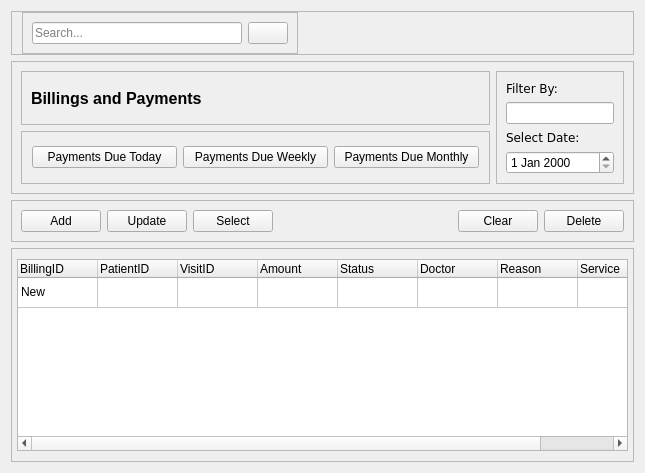
            <widget class="QWidget" name="page_4">
             <layout class="QGridLayout" name="gridLayout_37">
              <item row="0" column="0">
               <widget class="QFrame" name="billings_frame">
                <property name="frameShape">
                 <enum>QFrame::StyledPanel</enum>
                </property>
                <property name="frameShadow">
                 <enum>QFrame::Raised</enum>
                </property>
                <layout class="QGridLayout" name="gridLayout_29">
                 <property name="leftMargin">
                  <number>10</number>
                 </property>
                 <property name="topMargin">
                  <number>0</number>
                 </property>
                 <property name="rightMargin">
                  <number>10</number>
                 </property>
                 <property name="bottomMargin">
                  <number>0</number>
                 </property>
                 <item row="0" column="0">
                  <widget class="QFrame" name="search_frame_3">
                   <property name="frameShape">
                    <enum>QFrame::StyledPanel</enum>
                   </property>
                   <property name="frameShadow">
                    <enum>QFrame::Raised</enum>
                   </property>
                   <layout class="QGridLayout" name="gridLayout_30">
                    <item row="0" column="1">
                     <widget class="QPushButton" name="search_btn_3">
                      <property name="text">
                       <string/>
                      </property>
                      <property name="icon">
                       <iconset resource="resource.qrc">
                        <normaloff>:/icon/icons/search.svg</normaloff>:/icon/icons/search.svg</iconset>
                      </property>
                     </widget>
                    </item>
                    <item row="0" column="0">
                     <widget class="QLineEdit" name="search_lineEdit_2">
                      <property name="placeholderText">
                       <string>Search...</string>
                      </property>
                     </widget>
                    </item>
                   </layout>
                  </widget>
                 </item>
                 <item row="0" column="1">
                  <spacer name="horizontalSpacer_9">
                   <property name="orientation">
                    <enum>Qt::Horizontal</enum>
                   </property>
                   <property name="sizeHint" stdset="0">
                    <size>
                     <width>325</width>
                     <height>20</height>
                    </size>
                   </property>
                  </spacer>
                 </item>
                </layout>
               </widget>
              </item>
              <item row="1" column="0">
               <widget class="QFrame" name="billingsInfo_frame">
                <property name="frameShape">
                 <enum>QFrame::StyledPanel</enum>
                </property>
                <property name="frameShadow">
                 <enum>QFrame::Raised</enum>
                </property>
                <layout class="QGridLayout" name="gridLayout_31">
                 <item row="0" column="0">
                  <widget class="QFrame" name="visitsTitle_frame_2">
                   <property name="frameShape">
                    <enum>QFrame::StyledPanel</enum>
                   </property>
                   <property name="frameShadow">
                    <enum>QFrame::Raised</enum>
                   </property>
                   <layout class="QGridLayout" name="gridLayout_32">
                    <item row="0" column="0">
                     <widget class="QLabel" name="title_label_2">
                      <property name="font">
                       <font>
                        <pointsize>12</pointsize>
                        <bold>true</bold>
                       </font>
                      </property>
                      <property name="text">
                       <string>Billings and Payments</string>
                      </property>
                     </widget>
                    </item>
                    <item row="0" column="1">
                     <spacer name="horizontalSpacer_10">
                      <property name="orientation">
                       <enum>Qt::Horizontal</enum>
                      </property>
                      <property name="sizeHint" stdset="0">
                       <size>
                        <width>278</width>
                        <height>20</height>
                       </size>
                      </property>
                     </spacer>
                    </item>
                   </layout>
                  </widget>
                 </item>
                 <item row="0" column="1" rowspan="2">
                  <widget class="QFrame" name="filter_frame_2">
                   <property name="frameShape">
                    <enum>QFrame::StyledPanel</enum>
                   </property>
                   <property name="frameShadow">
                    <enum>QFrame::Raised</enum>
                   </property>
                   <layout class="QGridLayout" name="gridLayout_33">
                    <item row="0" column="0">
                     <widget class="QLabel" name="label_4">
                      <property name="font">
                       <font>
                        <family>Verdana</family>
                        <pointsize>9</pointsize>
                       </font>
                      </property>
                      <property name="text">
                       <string>Filter By:</string>
                      </property>
                     </widget>
                    </item>
                    <item row="1" column="0">
                     <widget class="QLineEdit" name="lineEdit_4"/>
                    </item>
                    <item row="2" column="0">
                     <widget class="QLabel" name="label_5">
                      <property name="font">
                       <font>
                        <family>Verdana</family>
                       </font>
                      </property>
                      <property name="text">
                       <string>Select Date: </string>
                      </property>
                     </widget>
                    </item>
                    <item row="3" column="0">
                     <widget class="QDateEdit" name="dateEdit_2"/>
                    </item>
                   </layout>
                  </widget>
                 </item>
                 <item row="1" column="0">
                  <widget class="QFrame" name="timeVisit_frame_2">
                   <property name="frameShape">
                    <enum>QFrame::StyledPanel</enum>
                   </property>
                   <property name="frameShadow">
                    <enum>QFrame::Raised</enum>
                   </property>
                   <layout class="QGridLayout" name="gridLayout_34" rowstretch="0">
                    <property name="leftMargin">
                     <number>10</number>
                    </property>
                    <property name="topMargin">
                     <number>0</number>
                    </property>
                    <property name="rightMargin">
                     <number>10</number>
                    </property>
                    <property name="bottomMargin">
                     <number>0</number>
                    </property>
                    <property name="verticalSpacing">
                     <number>0</number>
                    </property>
                    <item row="0" column="0">
                     <widget class="QPushButton" name="today_btn_2">
                      <property name="text">
                       <string>Payments Due Today</string>
                      </property>
                     </widget>
                    </item>
                    <item row="0" column="2">
                     <widget class="QPushButton" name="monthly_btn_2">
                      <property name="text">
                       <string>Payments Due Monthly</string>
                      </property>
                     </widget>
                    </item>
                    <item row="0" column="1">
                     <widget class="QPushButton" name="weekly_btn_2">
                      <property name="text">
                       <string>Payments Due Weekly</string>
                      </property>
                     </widget>
                    </item>
                   </layout>
                  </widget>
                 </item>
                </layout>
               </widget>
              </item>
              <item row="2" column="0">
               <widget class="QFrame" name="billings_function_frame">
                <property name="frameShape">
                 <enum>QFrame::StyledPanel</enum>
                </property>
                <property name="frameShadow">
                 <enum>QFrame::Raised</enum>
                </property>
                <layout class="QGridLayout" name="gridLayout_35">
                 <item row="0" column="0">
                  <layout class="QHBoxLayout" name="horizontalLayout_5">
                   <item>
                    <widget class="QPushButton" name="add_btn_4">
                     <property name="text">
                      <string>Add</string>
                     </property>
                     <property name="icon">
                      <iconset>
                       <normaloff>icons/add.svg</normaloff>icons/add.svg</iconset>
                     </property>
                     <property name="iconSize">
                      <size>
                       <width>20</width>
                       <height>20</height>
                      </size>
                     </property>
                    </widget>
                   </item>
                   <item>
                    <widget class="QPushButton" name="update_btn_4">
                     <property name="text">
                      <string>Update</string>
                     </property>
                     <property name="icon">
                      <iconset>
                       <normaloff>icons/update.svg</normaloff>icons/update.svg</iconset>
                     </property>
                     <property name="iconSize">
                      <size>
                       <width>20</width>
                       <height>20</height>
                      </size>
                     </property>
                    </widget>
                   </item>
                   <item>
                    <widget class="QPushButton" name="select_btn_4">
                     <property name="text">
                      <string>Select</string>
                     </property>
                     <property name="icon">
                      <iconset>
                       <normaloff>icons/select.svg</normaloff>icons/select.svg</iconset>
                     </property>
                     <property name="iconSize">
                      <size>
                       <width>20</width>
                       <height>20</height>
                      </size>
                     </property>
                    </widget>
                   </item>
                   <item>
                    <spacer name="horizontalSpacer_11">
                     <property name="orientation">
                      <enum>Qt::Horizontal</enum>
                     </property>
                     <property name="sizeType">
                      <enum>QSizePolicy::Expanding</enum>
                     </property>
                     <property name="sizeHint" stdset="0">
                      <size>
                       <width>20</width>
                       <height>20</height>
                      </size>
                     </property>
                    </spacer>
                   </item>
                   <item>
                    <widget class="QPushButton" name="clear_btn_4">
                     <property name="text">
                      <string>Clear</string>
                     </property>
                     <property name="icon">
                      <iconset>
                       <normaloff>icons/clear.svg</normaloff>icons/clear.svg</iconset>
                     </property>
                     <property name="iconSize">
                      <size>
                       <width>20</width>
                       <height>20</height>
                      </size>
                     </property>
                    </widget>
                   </item>
                   <item>
                    <widget class="QPushButton" name="delete_btn_4">
                     <property name="text">
                      <string>Delete</string>
                     </property>
                     <property name="icon">
                      <iconset>
                       <normaloff>icons/delete.svg</normaloff>icons/delete.svg</iconset>
                     </property>
                     <property name="iconSize">
                      <size>
                       <width>20</width>
                       <height>20</height>
                      </size>
                     </property>
                    </widget>
                   </item>
                  </layout>
                 </item>
                </layout>
               </widget>
              </item>
              <item row="3" column="0">
               <widget class="QFrame" name="billings_result_frame">
                <property name="frameShape">
                 <enum>QFrame::StyledPanel</enum>
                </property>
                <property name="frameShadow">
                 <enum>QFrame::Raised</enum>
                </property>
                <layout class="QGridLayout" name="gridLayout_36">
                 <property name="leftMargin">
                  <number>5</number>
                 </property>
                 <property name="topMargin">
                  <number>10</number>
                 </property>
                 <property name="rightMargin">
                  <number>5</number>
                 </property>
                 <property name="bottomMargin">
                  <number>10</number>
                 </property>
                 <item row="0" column="1">
                  <widget class="QTableWidget" name="visits_tableWidget_3">
                   <property name="focusPolicy">
                    <enum>Qt::NoFocus</enum>
                   </property>
                   <property name="layoutDirection">
                    <enum>Qt::LeftToRight</enum>
                   </property>
                   <property name="autoFillBackground">
                    <bool>false</bool>
                   </property>
                   <attribute name="horizontalHeaderMinimumSectionSize">
                    <number>50</number>
                   </attribute>
                   <attribute name="horizontalHeaderDefaultSectionSize">
                    <number>80</number>
                   </attribute>
                   <attribute name="horizontalHeaderShowSortIndicator" stdset="0">
                    <bool>false</bool>
                   </attribute>
                   <attribute name="horizontalHeaderStretchLastSection">
                    <bool>true</bool>
                   </attribute>
                   <attribute name="verticalHeaderVisible">
                    <bool>false</bool>
                   </attribute>
                   <row>
                    <property name="text">
                     <string>New Row</string>
                    </property>
                   </row>
                   <column>
                    <property name="text">
                     <string>BillingID</string>
                    </property>
                    <property name="textAlignment">
                     <set>AlignLeading|AlignVCenter</set>
                    </property>
                   </column>
                   <column>
                    <property name="text">
                     <string>PatientID</string>
                    </property>
                    <property name="textAlignment">
                     <set>AlignLeading|AlignVCenter</set>
                    </property>
                   </column>
                   <column>
                    <property name="text">
                     <string>VisitID</string>
                    </property>
                    <property name="textAlignment">
                     <set>AlignLeading|AlignVCenter</set>
                    </property>
                   </column>
                   <column>
                    <property name="text">
                     <string>Amount</string>
                    </property>
                    <property name="textAlignment">
                     <set>AlignLeading|AlignVCenter</set>
                    </property>
                   </column>
                   <column>
                    <property name="text">
                     <string>Status</string>
                    </property>
                    <property name="textAlignment">
                     <set>AlignLeading|AlignVCenter</set>
                    </property>
                   </column>
                   <column>
                    <property name="text">
                     <string>Doctor</string>
                    </property>
                    <property name="textAlignment">
                     <set>AlignLeading|AlignVCenter</set>
                    </property>
                   </column>
                   <column>
                    <property name="text">
                     <string>Reason</string>
                    </property>
                    <property name="textAlignment">
                     <set>AlignLeading|AlignVCenter</set>
                    </property>
                   </column>
                   <column>
                    <property name="text">
                     <string>Service</string>
                    </property>
                    <property name="textAlignment">
                     <set>AlignLeading|AlignVCenter</set>
                    </property>
                   </column>
                   <item row="0" column="0">
                    <property name="text">
                     <string>New</string>
                    </property>
                   </item>
                  </widget>
                 </item>
                </layout>
               </widget>
              </item>
             </layout>
            </widget>
